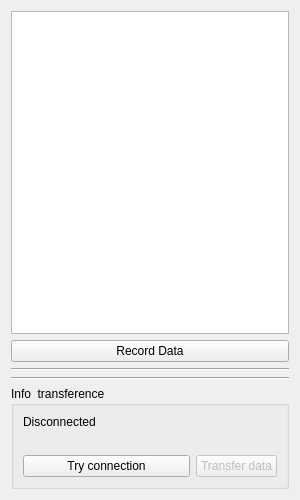
<?xml version="1.0" encoding="UTF-8"?>
<ui version="4.0">
 <class>Form</class>
 <widget class="QWidget" name="Form">
  <property name="geometry">
   <rect>
    <x>0</x>
    <y>0</y>
    <width>300</width>
    <height>500</height>
   </rect>
  </property>
  <property name="windowTitle">
   <string>Form</string>
  </property>
  <layout class="QVBoxLayout" name="verticalLayout_2">
   <item>
    <widget class="QTextEdit" name="txtOutput"/>
   </item>
   <item>
    <widget class="QPushButton" name="btnRecord">
     <property name="minimumSize">
      <size>
       <width>0</width>
       <height>0</height>
      </size>
     </property>
     <property name="maximumSize">
      <size>
       <width>16777215</width>
       <height>16777215</height>
      </size>
     </property>
     <property name="font">
      <font>
       <pointsize>9</pointsize>
       <weight>50</weight>
       <italic>false</italic>
       <bold>false</bold>
      </font>
     </property>
     <property name="text">
      <string>Record Data</string>
     </property>
     <property name="checkable">
      <bool>true</bool>
     </property>
    </widget>
   </item>
   <item>
    <widget class="Line" name="line">
     <property name="orientation">
      <enum>Qt::Horizontal</enum>
     </property>
    </widget>
   </item>
   <item>
    <widget class="Line" name="line_2">
     <property name="orientation">
      <enum>Qt::Horizontal</enum>
     </property>
    </widget>
   </item>
   <item>
    <widget class="QGroupBox" name="gridGroupBox">
     <property name="title">
      <string>Info  transference</string>
     </property>
     <layout class="QGridLayout" name="gridLayout">
      <item row="1" column="0">
       <widget class="QLabel" name="lbTransfer">
        <property name="text">
         <string/>
        </property>
       </widget>
      </item>
      <item row="0" column="0">
       <widget class="QLabel" name="lbState">
        <property name="text">
         <string>Disconnected</string>
        </property>
       </widget>
      </item>
      <item row="2" column="2">
       <widget class="QPushButton" name="btnTransfer">
        <property name="enabled">
         <bool>false</bool>
        </property>
        <property name="text">
         <string>Transfer data</string>
        </property>
        <property name="default">
         <bool>false</bool>
        </property>
        <property name="flat">
         <bool>false</bool>
        </property>
       </widget>
      </item>
      <item row="2" column="0" colspan="2">
       <widget class="QPushButton" name="btnConnect">
        <property name="text">
         <string>Try connection</string>
        </property>
       </widget>
      </item>
     </layout>
    </widget>
   </item>
  </layout>
 </widget>
 <resources/>
 <connections/>
</ui>
